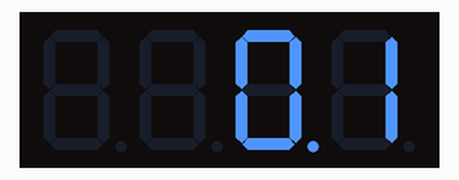
Simulated run of this sketch. Board: Arduino Uno, built with avr-gcc and run on an emulated ATmega328P. Shown: 4-digit seven-segment display.

Above: at 0.05 s.
At 5.05 s:
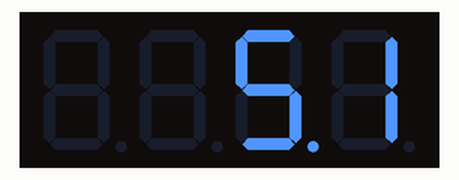
At 9.95 s:
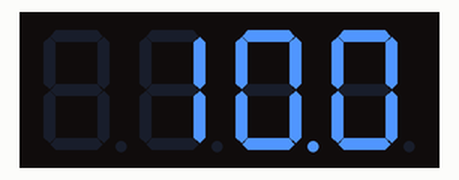
At 19.95 s:
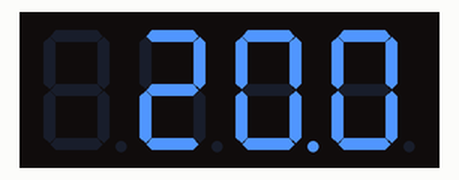
At 29.95 s:
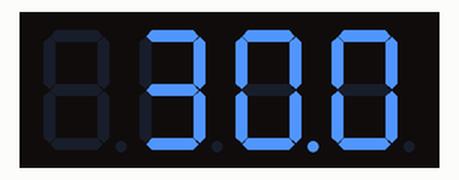
At 39.95 s:
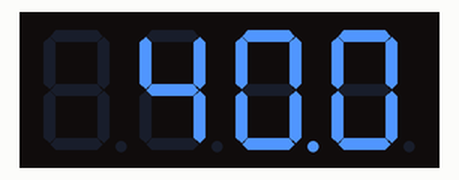

The sketch:

SevSeg_test.ino
```cpp
// (licence header left out)
#include "SevSeg.h"
SevSeg sevseg; //Instantiate a seven segment controller object

void setup() {
  byte numDigits = 4;
  byte digitPins[] = {10, 11, 12, 13};
  byte segmentPins[] = {2, 3, 4, 5, 6, 7, 8, 9};
  bool resistorsOnSegments = false; // 'false' means resistors are on digit pins
  byte hardwareConfig = COMMON_ANODE; // See README.md for options
  bool updateWithDelays = false; // Default. Recommended
  bool leadingZeros = false; // Use 'true' if you'd like to keep the leading zeros

  sevseg.begin(hardwareConfig, numDigits, digitPins, segmentPins, resistorsOnSegments, updateWithDelays, leadingZeros);
  sevseg.setBrightness(90);
}

void loop() {
  static unsigned long timer = millis();
  static int deciSeconds = 0;

  if (millis() >= timer) {
    deciSeconds++; // 100 milliSeconds is equal to 1 deciSecond
    timer += 100;
    if (deciSeconds == 10000) { // Reset to 0 after counting for 1000 seconds.
      deciSeconds=0;
    }
    sevseg.setNumber(deciSeconds, 1);
  }

  sevseg.refreshDisplay(); // Must run repeatedly
}

/// END ///
```
